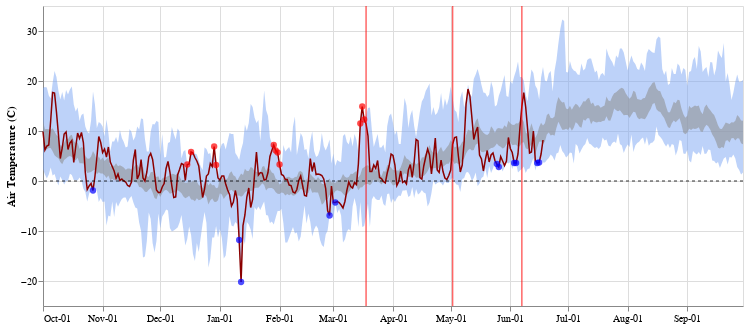

The cell this chart's notebook holds for it:
### Code cell
horz_line = alt.Chart(pd.DataFrame({
  'mean_TA': [0],
  'color': ['black']
})).mark_rule(opacity=0.8, strokeDash=[3,3]).encode(
  y='mean_TA',
  color=alt.Color('color:N', scale=None)
)
vert_line1 = alt.Chart(pd.DataFrame({
  'wtr_yr_day': ['2001-03-18'],
  'color': ['red']
})).mark_rule(opacity=0.6, strokeWidth=1.5).encode(
  x='wtr_yr_day:T',
  color=alt.Color('color:N', scale=None)
)
vert_line2 = alt.Chart(pd.DataFrame({
  'wtr_yr_day': ['2001-05-02'],
  'color': ['red']
})).mark_rule(opacity=0.6, strokeWidth=1.5).encode(
  x='wtr_yr_day:T',
  color=alt.Color('color:N', scale=None)
)
vert_line3 = alt.Chart(pd.DataFrame({
  'wtr_yr_day': ['2001-06-07'],
  'color': ['red']
})).mark_rule(opacity=0.6, strokeWidth=1.5).encode(
  x='wtr_yr_day:T',
  color=alt.Color('color:N', scale=None)
)

orc_area = alt.Chart(orc_past_stats).mark_area(color='#7DA6F3', opacity=0.5).encode(
    alt.X('wtr_yr_day:T', title=None,
          axis=alt.Axis(format='%b-%d', tickCount=12, labelOverlap='parity'), scale=alt.Scale(domain=['2000-10-01','2001-09-30'])),
    alt.Y('max:Q', title='Air Temperature (C)'),
    alt.Y2('min:Q')
)

orc_area2 = alt.Chart(orc_past_stats).mark_area(color='#919397', opacity=0.6).encode(
    alt.X('wtr_yr_day:T', title=None,
          axis=alt.Axis(format='%b-%d', tickCount=12, labelOverlap='parity'), scale=alt.Scale(domain=['2000-10-01','2001-09-30'])),
    alt.Y('ci95_hi:Q'),
    alt.Y2('ci95_lo:Q')
)


chart_comb = orc_area + orc_area2  + orc_plot_current + horz_line + vert_line1 + vert_line2 + vert_line3
chart_comb.properties(width=700, height=300)

### Figure 1 — Vega-Lite specification as saved in the notebook (floating-point values rounded to 4 significant figures; data arrays with more than 128 entries replaced by an {"elided": "..."} marker saying what was removed)
{"config": {"view": {"continuousWidth": 400, "continuousHeight": 300}}, "layer": [{"mark": {"type": "area", "color": "#7DA6F3", "opacity": 0.5}, "encoding": {"x": {"axis": {"format": "%b-%d", "labelOverlap": "parity", "tickCount": 12}, "field": "wtr_yr_day", "scale": {"domain": ["2000-10-01", "2001-09-30"]}, "title": null, "type": "temporal"}, "y": {"field": "max", "title": "Air Temperature (C)", "type": "quantitative"}, "y2": {"field": "min"}}}, {"mark": {"type": "area", "color": "#919397", "opacity": 0.6}, "encoding": {"x": {"axis": {"format": "%b-%d", "labelOverlap": "parity", "tickCount": 12}, "field": "wtr_yr_day", "scale": {"domain": ["2000-10-01", "2001-09-30"]}, "title": null, "type": "temporal"}, "y": {"field": "ci95_hi", "type": "quantitative"}, "y2": {"field": "ci95_lo"}}}, {"layer": [{"data": {"name": "data-e7848e69b580da6b3ca6f8c5a320c50d"}, "mark": {"type": "line", "color": "darkred", "strokeWidth": 1.5}, "encoding": {"x": {"axis": {"format": "%b-%d", "labelOverlap": "parity", "tickCount": 12}, "field": "wtr_yr_day", "scale": {"domain": ["2000-10-01", "2001-09-30"]}, "title": null, "type": "temporal"}, "y": {"field": "mean_TA", "type": "quantitative"}}}, {"data": {"name": "data-20cf1aa9e0d0e6eb366db65eb5c1c7bb"}, "mark": {"type": "circle", "color": "blue", "size": 40}, "encoding": {"x": {"axis": {"format": "%b-%d", "labelOverlap": "parity", "tickCount": 12}, "field": "wtr_yr_day", "scale": {"domain": ["2000-10-01", "2001-09-30"]}, "title": null, "type": "temporal"}, "y": {"field": "mean_TA", "type": "quantitative"}}}, {"data": {"name": "data-6aa4304b637aa498c197ba3a2492f419"}, "mark": {"type": "circle", "color": "red", "size": 40}, "encoding": {"x": {"axis": {"format": "%b-%d", "labelOverlap": "parity", "tickCount": 12}, "field": "wtr_yr_day", "scale": {"domain": ["2000-10-01", "2001-09-30"]}, "title": null, "type": "temporal"}, "y": {"field": "mean_TA", "type": "quantitative"}}}]}, {"data": {"name": "data-8a6011465ddcacfefe65e7dfce9817a2"}, "mark": {"type": "rule", "opacity": 0.8, "strokeDash": [3, 3]}, "encoding": {"color": {"field": "color", "scale": null, "type": "nominal"}, "y": {"field": "mean_TA", "type": "quantitative"}}}, {"data": {"name": "data-8711964be8062b3d50a76afc9eb6ecb9"}, "mark": {"type": "rule", "opacity": 0.6, "strokeWidth": 1.5}, "encoding": {"color": {"field": "color", "scale": null, "type": "nominal"}, "x": {"field": "wtr_yr_day", "type": "temporal"}}}, {"data": {"name": "data-89ca1f6482dd42e701abf1eb7f0fd80e"}, "mark": {"type": "rule", "opacity": 0.6, "strokeWidth": 1.5}, "encoding": {"color": {"field": "color", "scale": null, "type": "nominal"}, "x": {"field": "wtr_yr_day", "type": "temporal"}}}, {"data": {"name": "data-3faef73be22cb4c701bcf7a5e67e3dbf"}, "mark": {"type": "rule", "opacity": 0.6, "strokeWidth": 1.5}, "encoding": {"color": {"field": "color", "scale": null, "type": "nominal"}, "x": {"field": "wtr_yr_day", "type": "temporal"}}}], "data": {"name": "data-85c07e1a710391e768f4512a1b609e1d"}, "height": 300, "width": 700, "$schema": "https://vega.github.io/schema/vega-lite/v4.17.0.json", "datasets": {"data-85c07e1a710391e768f4512a1b609e1d": {"elided": "365 records"}, "data-e7848e69b580da6b3ca6f8c5a320c50d": {"elided": "261 records"}, "data-20cf1aa9e0d0e6eb366db65eb5c1c7bb": [{"date": "2023-10-27T00:00:00", "mean_TA": -1.9, "wtr_yr_day": "2000-10-27T00:00:00", "wtr_yr": 2024.0, "year": 2023.0, "month": 10.0, "day": 27.0, "DOY": 300.0, "mean": 4.032, "max": 17.9, "min": -1.9, "std": 4.676, "sem": 0.997, "ci95_hi": 5.986, "ci95_lo": 2.078, "index": 299, "low": -1.5}, {"date": "2024-01-11T00:00:00", "mean_TA": -11.8, "wtr_yr_day": "2001-01-11T00:00:00", "wtr_yr": 2024.0, "year": 2024.0, "month": 1.0, "day": 11.0, "DOY": 11.0, "mean": -1.048, "max": 4.2, "min": -11.8, "std": 4.55, "sem": 0.9487, "ci95_hi": 0.8117, "ci95_lo": -2.907, "index": 10, "low": -10.5}, {"date": "2024-01-12T00:00:00", "mean_TA": -20.2, "wtr_yr_day": "2001-01-12T00:00:00", "wtr_yr": 2024.0, "year": 2024.0, "month": 1.0, "day": 12.0, "DOY": 12.0, "mean": -0.8348, "max": 6.2, "min": -20.2, "std": 5.722, "sem": 1.193, "ci95_hi": 1.504, "ci95_lo": -3.173, "index": 11, "low": -9.5}, {"date": "2024-02-27T00:00:00", "mean_TA": -6.9, "wtr_yr_day": "2001-02-27T00:00:00", "wtr_yr": 2024.0, "year": 2024.0, "month": 2.0, "day": 27.0, "DOY": 58.0, "mean": -1.17, "max": 8.3, "min": -6.9, "std": 4.031, "sem": 0.8405, "ci95_hi": 0.4778, "ci95_lo": -2.817, "index": 57, "low": -6.5}, {"date": "2024-03-02T00:00:00", "mean_TA": -4.3, "wtr_yr_day": "2001-03-02T00:00:00", "wtr_yr": 2024.0, "year": 2024.0, "month": 3.0, "day": 2.0, "DOY": 62.0, "mean": -1.213, "max": 3.0, "min": -4.3, "std": 2.041, "sem": 0.4256, "ci95_hi": -0.3788, "ci95_lo": -2.047, "index": 60, "low": -3.8}, {"date": "2024-05-25T00:00:00", "mean_TA": 3.4, "wtr_yr_day": "2001-05-25T00:00:00", "wtr_yr": 2024.0, "year": 2024.0, "month": 5.0, "day": 25.0, "DOY": 146.0, "mean": 8.961, "max": 15.2, "min": 3.4, "std": 3.615, "sem": 0.7538, "ci95_hi": 10.44, "ci95_lo": 7.483, "index": 144, "low": 5.1}, {"date": "2024-05-26T00:00:00", "mean_TA": 2.8, "wtr_yr_day": "2001-05-26T00:00:00", "wtr_yr": 2024.0, "year": 2024.0, "month": 5.0, "day": 26.0, "DOY": 147.0, "mean": 8.839, "max": 17.0, "min": 2.8, "std": 4.366, "sem": 0.9103, "ci95_hi": 10.62, "ci95_lo": 7.055, "index": 145, "low": 2.8}, {"date": "2024-06-03T00:00:00", "mean_TA": 3.6, "wtr_yr_day": "2001-06-03T00:00:00", "wtr_yr": 2024.0, "year": 2024.0, "month": 6.0, "day": 3.0, "DOY": 155.0, "mean": 9.209, "max": 20.9, "min": 3.6, "std": 4.847, "sem": 1.011, "ci95_hi": 11.19, "ci95_lo": 7.228, "index": 153, "low": 3.9}, {"date": "2024-06-04T00:00:00", "mean_TA": 3.6, "wtr_yr_day": "2001-06-04T00:00:00", "wtr_yr": 2024.0, "year": 2024.0, "month": 6.0, "day": 4.0, "DOY": 156.0, "mean": 9.4, "max": 22.1, "min": 3.6, "std": 5.247, "sem": 1.094, "ci95_hi": 11.54, "ci95_lo": 7.256, "index": 154, "low": 4.4}, {"date": "2024-06-15T00:00:00", "mean_TA": 3.6, "wtr_yr_day": "2001-06-15T00:00:00", "wtr_yr": 2024.0, "year": 2024.0, "month": 6.0, "day": 15.0, "DOY": 167.0, "mean": 8.052, "max": 18.4, "min": 3.6, "std": 3.338, "sem": 0.696, "ci95_hi": 9.416, "ci95_lo": 6.688, "index": 165, "low": 4.0}, {"date": "2024-06-16T00:00:00", "mean_TA": 3.7, "wtr_yr_day": "2001-06-16T00:00:00", "wtr_yr": 2024.0, "year": 2024.0, "month": 6.0, "day": 16.0, "DOY": 168.0, "mean": 9.317, "max": 16.3, "min": 3.7, "std": 3.573, "sem": 0.745, "ci95_hi": 10.78, "ci95_lo": 7.857, "index": 166, "low": 5.7}], "data-6aa4304b637aa498c197ba3a2492f419": [{"date": "2023-12-15T00:00:00", "mean_TA": 3.3, "wtr_yr_day": "2000-12-15T00:00:00", "wtr_yr": 2024.0, "year": 2023.0, "month": 12.0, "day": 15.0, "DOY": 349.0, "mean": -1.8, "max": 3.3, "min": -11.6, "std": 3.422, "sem": 0.7295, "ci95_hi": -0.3702, "ci95_lo": -3.23, "index": 348, "high": 3.3}, {"date": "2023-12-17T00:00:00", "mean_TA": 5.8, "wtr_yr_day": "2000-12-17T00:00:00", "wtr_yr": 2024.0, "year": 2023.0, "month": 12.0, "day": 17.0, "DOY": 351.0, "mean": -1.985, "max": 5.8, "min": -10.8, "std": 4.076, "sem": 0.8691, "ci95_hi": -0.2821, "ci95_lo": -3.689, "index": 350, "high": 3.9}, {"date": "2023-12-29T00:00:00", "mean_TA": 6.9, "wtr_yr_day": "2000-12-29T00:00:00", "wtr_yr": 2024.0, "year": 2023.0, "month": 12.0, "day": 29.0, "DOY": 363.0, "mean": -2.482, "max": 6.9, "min": -11.3, "std": 3.983, "sem": 0.8492, "ci95_hi": -0.8178, "ci95_lo": -4.147, "index": 362, "high": 2.6}, {"date": "2023-12-30T00:00:00", "mean_TA": 3.2, "wtr_yr_day": "2000-12-30T00:00:00", "wtr_yr": 2024.0, "year": 2023.0, "month": 12.0, "day": 30.0, "DOY": 364.0, "mean": -2.831, "max": 3.2, "min": -9.0, "std": 3.31, "sem": 0.7058, "ci95_hi": -1.448, "ci95_lo": -4.215, "index": 363, "high": 3.0}, {"date": "2024-01-29T00:00:00", "mean_TA": 7.2, "wtr_yr_day": "2001-01-29T00:00:00", "wtr_yr": 2024.0, "year": 2024.0, "month": 1.0, "day": 29.0, "DOY": 29.0, "mean": -0.06957, "max": 7.2, "min": -8.7, "std": 3.819, "sem": 0.7964, "ci95_hi": 1.491, "ci95_lo": -1.63, "index": 28, "high": 5.1}, {"date": "2024-01-30T00:00:00", "mean_TA": 6.1, "wtr_yr_day": "2001-01-30T00:00:00", "wtr_yr": 2024.0, "year": 2024.0, "month": 1.0, "day": 30.0, "DOY": 30.0, "mean": -0.913, "max": 6.1, "min": -7.3, "std": 3.299, "sem": 0.6879, "ci95_hi": 0.4353, "ci95_lo": -2.261, "index": 29, "high": 4.8}, {"date": "2024-01-31T00:00:00", "mean_TA": 5.7, "wtr_yr_day": "2001-01-31T00:00:00", "wtr_yr": 2024.0, "year": 2024.0, "month": 1.0, "day": 31.0, "DOY": 31.0, "mean": -1.183, "max": 5.7, "min": -6.0, "std": 3.404, "sem": 0.7097, "ci95_hi": 0.2084, "ci95_lo": -2.574, "index": 30, "high": 4.2}, {"date": "2024-02-01T00:00:00", "mean_TA": 3.3, "wtr_yr_day": "2001-02-01T00:00:00", "wtr_yr": 2024.0, "year": 2024.0, "month": 2.0, "day": 1.0, "DOY": 32.0, "mean": -1.648, "max": 3.3, "min": -6.0, "std": 2.296, "sem": 0.4788, "ci95_hi": -0.7095, "ci95_lo": -2.586, "index": 31, "high": 0.8}, {"date": "2024-03-15T00:00:00", "mean_TA": 11.5, "wtr_yr_day": "2001-03-15T00:00:00", "wtr_yr": 2024.0, "year": 2024.0, "month": 3.0, "day": 15.0, "DOY": 75.0, "mean": -0.03043, "max": 11.5, "min": -4.2, "std": 3.162, "sem": 0.6593, "ci95_hi": 1.262, "ci95_lo": -1.323, "index": 73, "high": 3.2}, {"date": "2024-03-16T00:00:00", "mean_TA": 14.9, "wtr_yr_day": "2001-03-16T00:00:00", "wtr_yr": 2024.0, "year": 2024.0, "month": 3.0, "day": 16.0, "DOY": 76.0, "mean": 0.6304, "max": 14.9, "min": -9.2, "std": 4.541, "sem": 0.9469, "ci95_hi": 2.486, "ci95_lo": -1.226, "index": 74, "high": 6.5}, {"date": "2024-03-17T00:00:00", "mean_TA": 12.3, "wtr_yr_day": "2001-03-17T00:00:00", "wtr_yr": 2024.0, "year": 2024.0, "month": 3.0, "day": 17.0, "DOY": 77.0, "mean": 0.9826, "max": 12.3, "min": -9.0, "std": 4.329, "sem": 0.9027, "ci95_hi": 2.752, "ci95_lo": -0.7867, "index": 75, "high": 9.6}], "data-8a6011465ddcacfefe65e7dfce9817a2": [{"mean_TA": 0, "color": "black"}], "data-8711964be8062b3d50a76afc9eb6ecb9": [{"wtr_yr_day": "2001-03-18", "color": "red"}], "data-89ca1f6482dd42e701abf1eb7f0fd80e": [{"wtr_yr_day": "2001-05-02", "color": "red"}], "data-3faef73be22cb4c701bcf7a5e67e3dbf": [{"wtr_yr_day": "2001-06-07", "color": "red"}]}}
